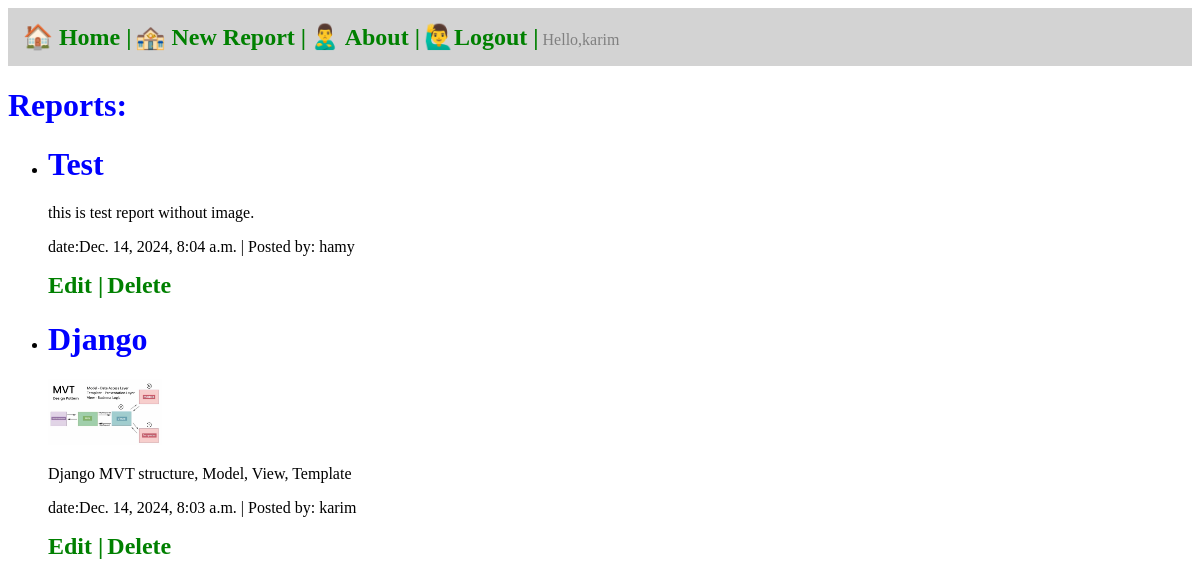
Screenshot of / (signed in) with the database file from the repository.
### reports/models.py (models this page shows)
class Reports(models.Model):
    title = models.CharField(max_length=200)
    report_image = models.ImageField(blank=True, null=True, upload_to='images/')
    discription = models.TextField()
    author = models.ForeignKey(User, on_delete=models.CASCADE, default = None)
    date = models.DateTimeField(auto_now_add=True)

### reports/views.py (the view)
# urls.py: 2. Add a URL to urlpatterns:  path('', views.home, name='home')
@login_required(login_url='users:login')
def home(request):
    all_reports = Reports.objects.all().order_by('-date')
    return render(request, 'reports/reports.html', {'all_reports':all_reports})

### reports/templates/reports/reports.html (shortened to what this page needs)
{% extends "layout.html" %}
{% block content %}
<h1>Reports:</h1>
{% for report in all_reports %}
    <ul>
        <li>
            <h1>{{ report.title }}</h1>
            {% if report.report_image %}
            <img src="{{ report.report_image.url }}" alt="">
            {% endif %}
            <p>{{ report.discription }}</p>
            <p>date:{{report.date}} |  Posted by: {{report.author}}</p>
            <a href="{% url 'reports:update_report' report.pk %}">Edit  |</a>
            <a href="{% url 'reports:delete_report' report.pk %}">Delete</a>
        </li>
    </ul>
{% endfor %}
{% endblock %}

### templates/layout.html (shortened to what this page needs)
<!DOCTYPE html>
{% load static %}
<html lang="en">
<head>
    <link rel="stylesheet" href="{% static 'css/layout.css' %}">
</head>
<body>
    <nav>
        <div class = 'navdiv'>
        {% if user.is_authenticated  %}
            <a href="/">🏠 Home  |</a>
            <a href="/newreport">🏤 New Report  |</a>
            <a href="/about">🙎‍♂️ About  |</a>
            <a href="/user/logout">🙋‍♂️Logout   |</a>
            <span>Hello,{{request.user}} </span>
        {% else %}
            <a href="/user/signup">🔐 Sign Up</a>
            <a href="/user/login">🗝 Login</a>
            <a href="/about">🙎‍♂️ About</a>
        {% endif %}
        </div>
    </nav>
    {% block content %}
    {% endblock %}
</body>
</html>

### static/css/layout.css (style rules this page uses)
h1 { color: blue; }
a { color: green; text-decoration: none; font-size: 24px; font-weight: bold; }
nav { background-color:lightgray ; color: gray; font-size: 16; padding: 15px; }
img { width: 10%; }

### rows the page displays
Reports: title "Test", discription "this is test report without image.", date "Dec. 14, 2024, 8:04 a.m.", author "hamy"
Reports: title "Django", report_image (picture), discription "Django MVT structure, Model, View, Template", date "Dec. 14, 2024, 8:03 a.m.", author "karim"

### other values shown
{{ request.user }} "karim"
